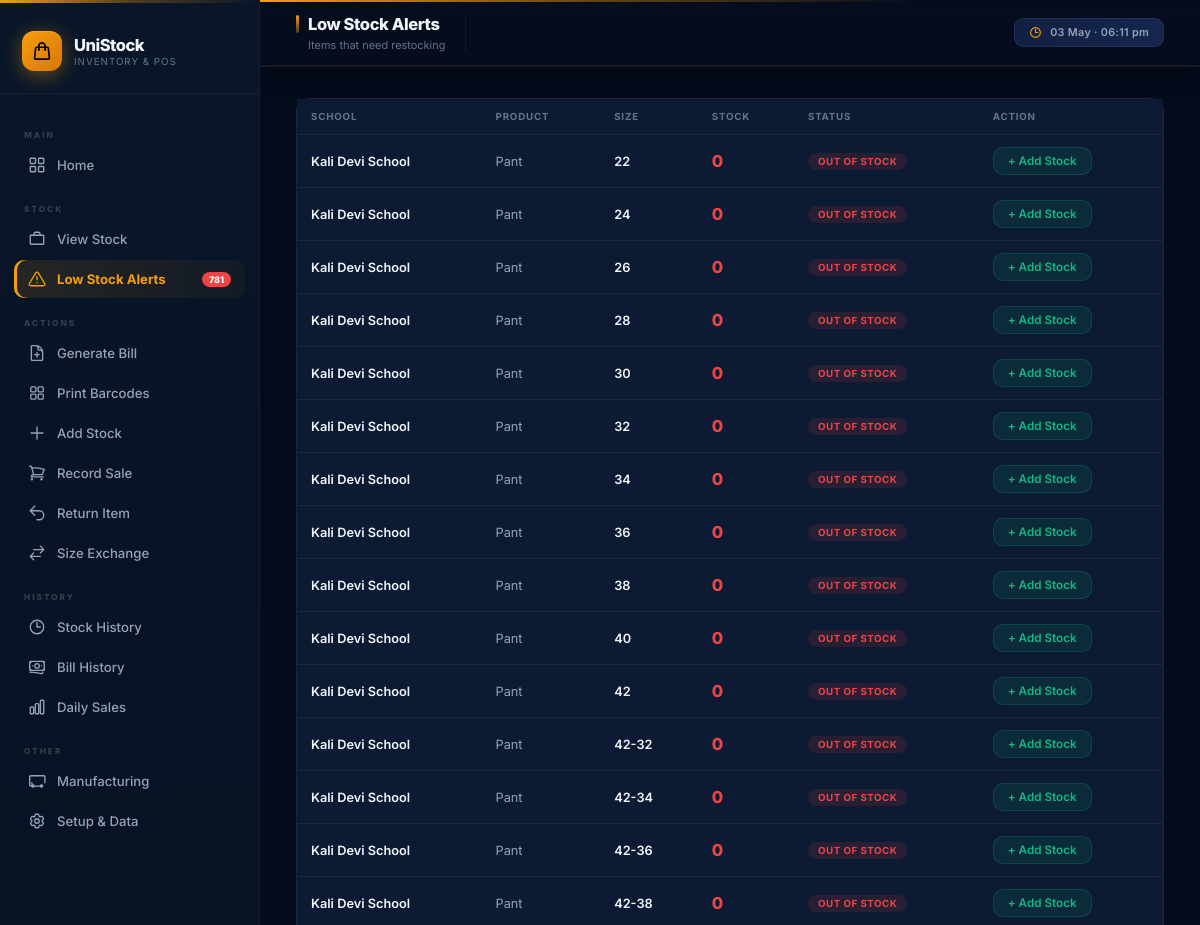
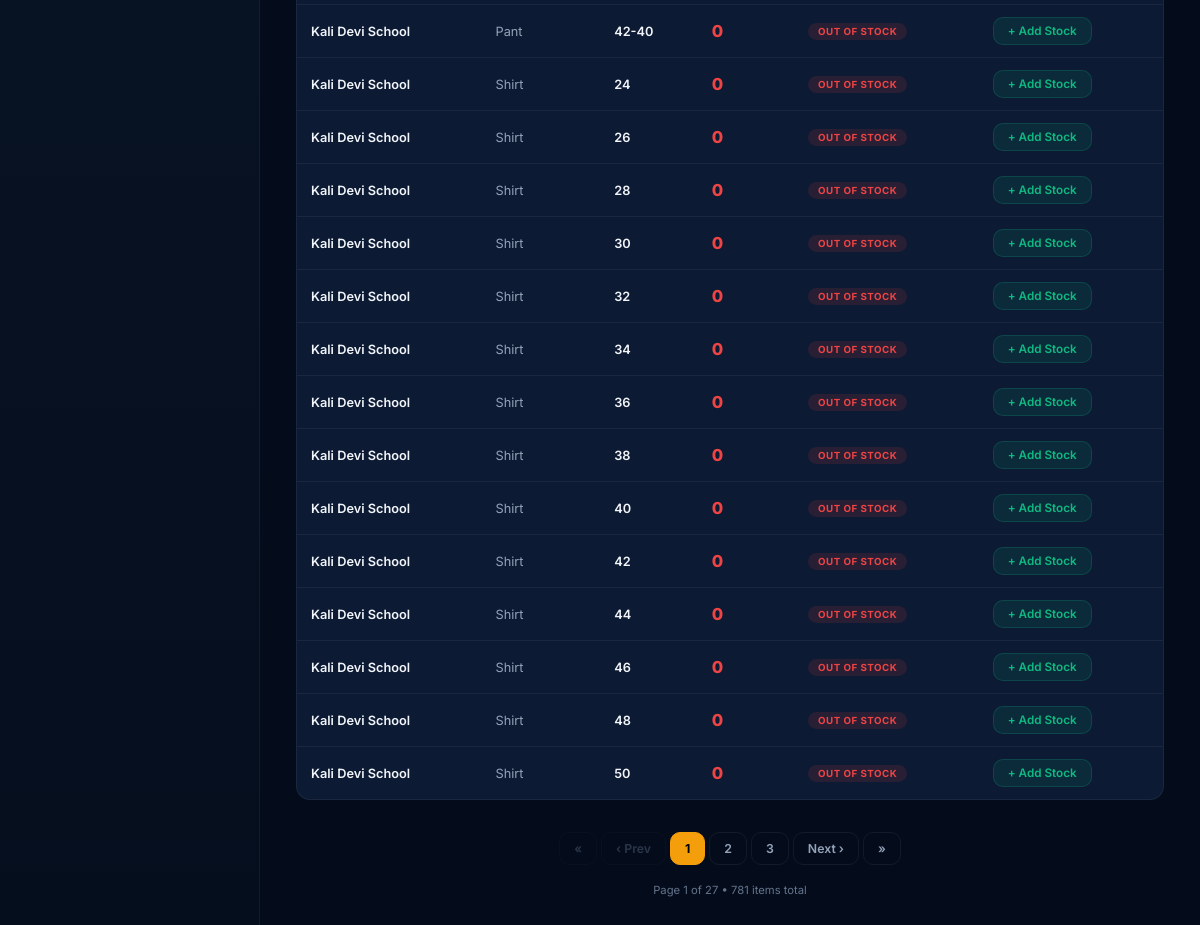
Page /inventory/low-stock/ on the committed database (2 pictures, top to bottom).
### schools/models.py (models this page shows, shortened)
class SchoolProduct(models.Model):
    school = models.ForeignKey(School, on_delete=models.CASCADE, related_name='school_products', null=True, blank=True)
    product = models.ForeignKey(Product, on_delete=models.CASCADE, related_name='school_products')
    size = models.ForeignKey(Size, on_delete=models.CASCADE, related_name='school_products')
    price = models.DecimalField(max_digits=8, decimal_places=2, null=True, blank=True)
    stock = models.IntegerField(default=0, db_index=True)
    low_stock_threshold = models.IntegerField(default=5)
    sku_code = models.CharField(max_length=30, unique=True, blank=True, null=True, db_index=True)
    class Meta:
        unique_together = ('school', 'product', 'size')
        ordering = ['school__name', 'product__name', 'size__size_value']
        indexes = [
            models.Index(fields=['school', 'product', 'size'], name='idx_school_product_size'),
            models.Index(fields=['school', 'product'], name='idx_school_product'),
            models.Index(fields=['stock'], name='idx_stock_level'),
        ]

class School(models.Model):
    name = models.CharField(max_length=100)
    code = models.CharField(max_length=20)
    class Meta:
        ordering = ['name']

### products/models.py (models this page shows, shortened)
class Product(models.Model):
    name = models.CharField(max_length=100, unique=True)

### sizes/models.py (models this page shows, shortened)
class Size(models.Model):
    product = models.ForeignKey(Product, on_delete=models.CASCADE)
    size_value = models.CharField(max_length=20)

### dashboard/views.py (the view)
# urls.py: path('inventory/low-stock/', views.low_stock_report, name='low_stock_report'),
def low_stock_report(request):
    qs = SchoolProduct.objects.filter(
        stock__lte=F('low_stock_threshold')
    ).select_related('school', 'product', 'size').order_by('stock')
    paginator = Paginator(qs, 30)
    page = request.GET.get('page', 1)
    items = paginator.get_page(page)
    return render(request, 'inventory/low_stock.html', {'items': items, 'total_count': paginator.count})

### dashboard/context_processors.py (called while the page is built)
def global_stats(request):
    try:
        low_stock_count = SchoolProduct.objects.filter(stock__lte=F('low_stock_threshold')).count()
    except Exception:
        low_stock_count = 0
    return {'low_stock_count': low_stock_count}

### templates/inventory/low_stock.html (shortened to what this page needs)
{% extends 'base.html' %}
{% block nav_lowstock %}active{% endblock %}
{% block page_title %}Low Stock Alerts{% endblock %}
{% block page_sub %}Items that need restocking{% endblock %}
{% block content %}
{% if items %}
<div class="card" style="padding:0;">
  <div class="table-wrap">
    <table>
      <thead><tr><th>School</th><th>Product</th><th>Size</th><th>Stock</th><th>Status</th><th>Action</th></tr></thead>
      <tbody>
        {% for item in items %}
        <tr>
          <td><strong>{{ item.school.name }}</strong></td>
          <td>{{ item.product.name }}</td>
          <td><strong>{{ item.size.size_value }}</strong></td>
          <td><span class="stock-val {% if item.stock == 0 %}out{% else %}low{% endif %}">{{ item.stock }}</span></td>
          <td><span class="stock-badge {% if item.stock == 0 %}badge-out{% else %}badge-low{% endif %}">{% if item.stock == 0 %}Out of Stock{% else %}Low{% endif %}</span></td>
          <td><a href="{% url 'stock_in' %}" class="btn btn-success btn-sm">+ Add Stock</a></td>
        </tr>
        {% endfor %}
      </tbody>
    </table>
  </div>
</div>
{% include 'includes/pagination.html' %}
{% endif %}
{% endblock %}

### static/css/style.css (style rules this page uses)
:root { --bg: #040c1c; --surface: #0c1a33; --surface-2: #112040; --surface-3: #162650; --border: rgba(255,255,255,0.06); --border-hover:rgba(255,255,255,0.14); --gold: #f59e0b; --gold-light: #fbbf24; --gold-dim: rgba(245,158,11,0.10); --emerald: #10b981; --emerald-dim: rgba(16,185,129,0.10); --red: #ef4444; --red-dim: rgba(239,68,68,0.10); --amber: #f59e0b; --blue: #3b82f6; --purple: #a855f7; --text: #f1f5f9; --text-muted: #64748b; --text-dim: #94a3b8; --sidebar-w: 260px; --radius: 14px; --radius-sm: 10px; --shadow: 0 8px 32px rgba(0,0,0,0.3); --transition: 0.25s cubic-bezier(0.4,0,0.2,1); }
*, *::before, *::after { box-sizing: border-box; margin: 0; padding: 0; }
html { font-size: 15px; }
body { font-family: 'Inter', -apple-system, sans-serif; background: var(--bg); color: var(--text); min-height: 100vh; display: flex; }
a { text-decoration: none; color: inherit; }
.card { background: var(--surface); border: 1px solid var(--border); border-radius: var(--radius); padding: 24px; transition: border-color var(--transition); }
.badge-out { background: rgba(239,68,68,0.12); color: var(--red); }
.stock-badge { font-size: 0.65rem; font-weight: 700; padding: 3px 10px; border-radius: 99px; text-transform: uppercase; letter-spacing: 0.5px; display: inline-block; }
.table-wrap { overflow-x: auto; }
table { width: 100%; border-collapse: collapse; font-size: 0.85rem; }
thead th { padding: 12px 14px; text-align: left; font-size: 0.65rem; font-weight: 700; color: var(--text-muted); text-transform: uppercase; letter-spacing: 0.8px; border-bottom: 1px solid var(--border); white-space: nowrap; }
tbody tr { border-bottom: 1px solid var(--border); transition: all var(--transition); }
tbody tr:last-child { border-bottom: none; }
td { padding: 12px 14px; color: var(--text-dim); vertical-align: middle; }
td strong { color: var(--text); font-weight: 600; }
.stock-val { font-size: 1.1rem; font-weight: 800; }
.stock-val.out { color: var(--red); }
.btn { display: inline-flex; align-items: center; gap: 7px; padding: 11px 22px; border-radius: var(--radius-sm); font-size: 0.88rem; font-weight: 600; border: none; transition: all var(--transition); white-space: nowrap; }
.btn-success { background: var(--emerald-dim); color: var(--emerald); border: 1px solid rgba(16,185,129,0.2); }
.btn-sm { font-size: 0.78rem; padding: 6px 14px; }
.card { transition: border-color 0.25s, box-shadow 0.25s; }
tbody tr { transition: background 0.12s; }
thead th { position: sticky; top: 0; background: var(--surface); z-index: 1; }

### rows in the picture
SchoolProduct: school.name "Kali Devi School", product.name "Pant", size.size_value "22", stock "0", shows "OUT OF STOCK"
SchoolProduct: school.name "Kali Devi School", product.name "Pant", size.size_value "24", stock "0", shows "OUT OF STOCK"
SchoolProduct: school.name "Kali Devi School", product.name "Pant", size.size_value "26", stock "0", shows "OUT OF STOCK"
SchoolProduct: school.name "Kali Devi School", product.name "Pant", size.size_value "28", stock "0", shows "OUT OF STOCK"
SchoolProduct: school.name "Kali Devi School", product.name "Pant", size.size_value "30", stock "0", shows "OUT OF STOCK"
SchoolProduct: school.name "Kali Devi School", product.name "Pant", size.size_value "32", stock "0", shows "OUT OF STOCK"
SchoolProduct: school.name "Kali Devi School", product.name "Pant", size.size_value "34", stock "0", shows "OUT OF STOCK"
SchoolProduct: school.name "Kali Devi School", product.name "Pant", size.size_value "36", stock "0", shows "OUT OF STOCK"
SchoolProduct: school.name "Kali Devi School", product.name "Pant", size.size_value "38", stock "0", shows "OUT OF STOCK"
SchoolProduct: school.name "Kali Devi School", product.name "Pant", size.size_value "40", stock "0", shows "OUT OF STOCK"
SchoolProduct: school.name "Kali Devi School", product.name "Pant", size.size_value "42", stock "0", shows "OUT OF STOCK"
SchoolProduct: school.name "Kali Devi School", product.name "Pant", size.size_value "42-32", stock "0", shows "OUT OF STOCK"
SchoolProduct: school.name "Kali Devi School", product.name "Pant", size.size_value "42-34", stock "0", shows "OUT OF STOCK"
SchoolProduct: school.name "Kali Devi School", product.name "Pant", size.size_value "42-36", stock "0", shows "OUT OF STOCK"
SchoolProduct: school.name "Kali Devi School", product.name "Pant", size.size_value "42-38", stock "0", shows "OUT OF STOCK"
SchoolProduct: school.name "Kali Devi School", product.name "Pant", size.size_value "42-40", stock "0", shows "OUT OF STOCK"
SchoolProduct: school.name "Kali Devi School", product.name "Shirt", size.size_value "24", stock "0", shows "OUT OF STOCK"
SchoolProduct: school.name "Kali Devi School", product.name "Shirt", size.size_value "26", stock "0", shows "OUT OF STOCK"
SchoolProduct: school.name "Kali Devi School", product.name "Shirt", size.size_value "28", stock "0", shows "OUT OF STOCK"
SchoolProduct: school.name "Kali Devi School", product.name "Shirt", size.size_value "30", stock "0", shows "OUT OF STOCK"
SchoolProduct: school.name "Kali Devi School", product.name "Shirt", size.size_value "32", stock "0", shows "OUT OF STOCK"
SchoolProduct: school.name "Kali Devi School", product.name "Shirt", size.size_value "34", stock "0", shows "OUT OF STOCK"
SchoolProduct: school.name "Kali Devi School", product.name "Shirt", size.size_value "36", stock "0", shows "OUT OF STOCK"
SchoolProduct: school.name "Kali Devi School", product.name "Shirt", size.size_value "38", stock "0", shows "OUT OF STOCK"
SchoolProduct: school.name "Kali Devi School", product.name "Shirt", size.size_value "40", stock "0", shows "OUT OF STOCK"
SchoolProduct: school.name "Kali Devi School", product.name "Shirt", size.size_value "42", stock "0", shows "OUT OF STOCK"
SchoolProduct: school.name "Kali Devi School", product.name "Shirt", size.size_value "44", stock "0", shows "OUT OF STOCK"
SchoolProduct: school.name "Kali Devi School", product.name "Shirt", size.size_value "46", stock "0", shows "OUT OF STOCK"
SchoolProduct: school.name "Kali Devi School", product.name "Shirt", size.size_value "48", stock "0", shows "OUT OF STOCK"
SchoolProduct: school.name "Kali Devi School", product.name "Shirt", size.size_value "50", stock "0", shows "OUT OF STOCK"

### other values in the picture
{{ low_stock_count }} "781"
{{ num }} "1"
{{ num }} "2" "3"
{{ items.number }} "1"
{{ items.paginator.num_pages }} "27"
{{ total_count }} "781"
